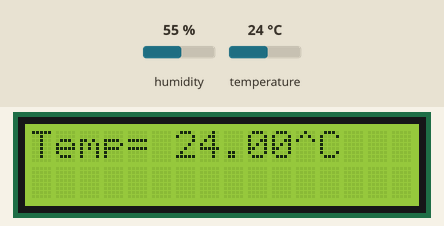
Simulated run of this sketch. Board: Arduino Uno, built with avr-gcc and run on an emulated ATmega328P. Parts: 16×2 character LCD. The inputs (shaded band) are chosen by the test bench; at power-on: temperature 24 °C, humidity 55 %. What the sketch prints to the serial monitor is not drawn.

Above: at 1.2 s.
1.3 s: temperature set to 12 °C
At 3.2 s:
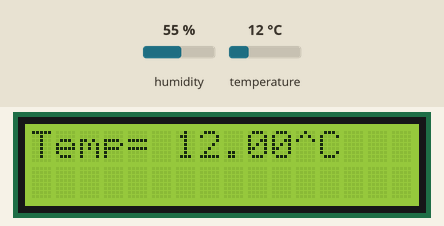
3.9 s: temperature set to 19 °C
At 5.6 s:
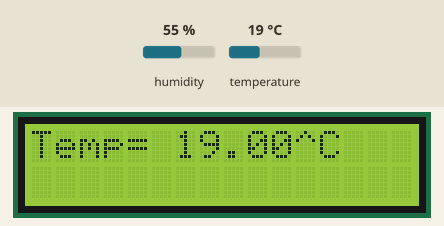
6.1 s: temperature set to 28 °C
At 8.0 s:
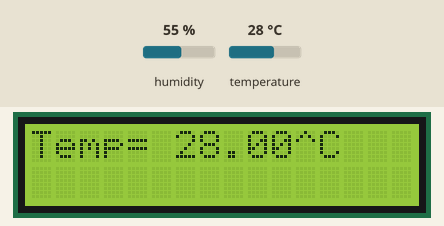
Timing chart, 0 to 9.5 s (numbered marks = the images above; inputs shaded):
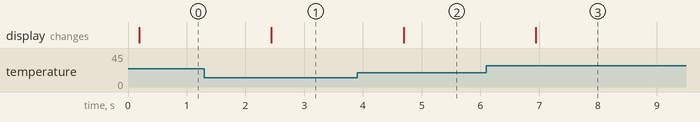

The sketch:

DHT11toLCD.ino
```cpp
#include "dht.h"
#define dht_apin A0 // Analog Pin sensor is connected to

dht DHT;

// include the library code:
#include <LiquidCrystal.h>

// initialize the library by associating any needed LCD interface pin
// with the arduino pin number it is connected to
const int rs = 12, en = 11, d4 = 5, d5 = 4, d6 = 3, d7 = 2;
LiquidCrystal lcd(rs, en, d4, d5, d6, d7);

void setup(){
 Serial.begin(9600);
  // set up the LCD's number of columns and rows:
  lcd.begin(16, 2);

}//end "setup()"

void loop(){
  //Start of Program

    DHT.read11(dht_apin);

    Serial.print("Current humidity = ");
    Serial.print(DHT.humidity);
    Serial.print("%  ");
    Serial.print("temperature = ");
    Serial.print(DHT.temperature);
    Serial.println("C  ");

//Start of Program

    DHT.read11(dht_apin);

    Serial.print("Current humidity = ");
    Serial.print(DHT.humidity);
    Serial.print("%  ");
    Serial.print("temperature = ");
    Serial.print(DHT.temperature);
    Serial.println("C  ");

  // set up the LCD's number of columns and rows:
  lcd.begin(16, 2);
  // Print a message to the LCD.
  lcd.print("Temp= ");
  lcd.print(DHT.temperature);
  lcd.print("^C");
  delay(1000);
}
```

Measured:
- after the input at 1.3 s, the display: changes after 1.1 s (image 1)
- after the input at 3.9 s, the display: changes after 0.79 s (image 2)
- after the input at 6.1 s, the display: changes after 0.85 s (image 3)
